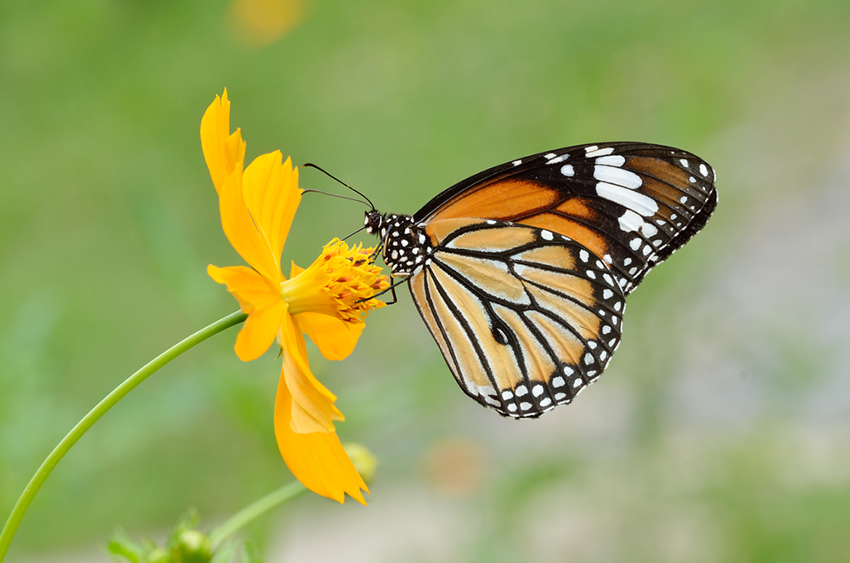
#> input picture Lab_Task/1.png, 850 x 563 px
$ python resize_image.py
#> lines starting #> are read from the running program, lines starting #| are printed output that depends on the picture
from PIL import Image
img = Image.open('1.png')
#> img is the input picture: PIL image 850x563 RGBA; mean R, G, B, A 151.1, 162.4, 96.9, 255
img.resize((250, 500)).save('newSz.png')
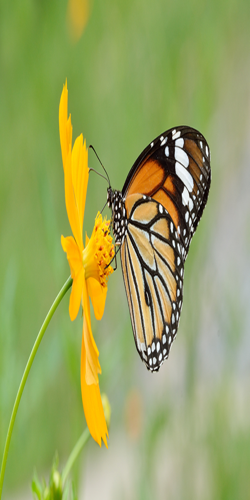
#> saved as newSz.png: PIL image 250x500 RGBA; mean R, G, B, A 151.1, 162.4, 96.9, 255
img_new = Image.open('newSz.png')
img_new.show()
